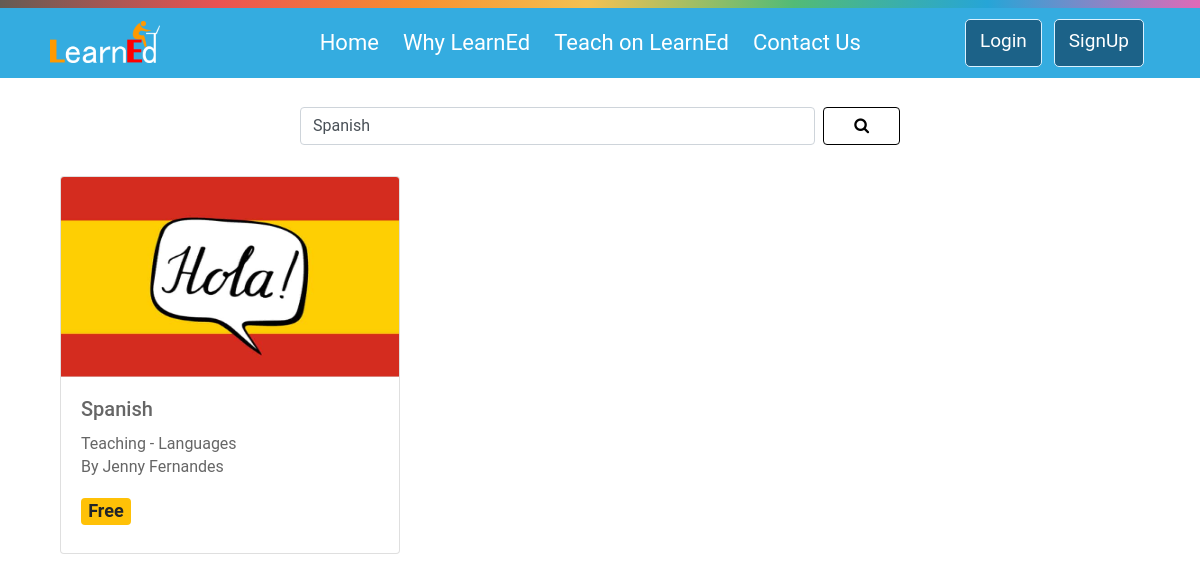
/search.php?s=Spanish, run on the app's committed database.
### tables this page shows
CREATE TABLE `course` (
  `CID` int(11) NOT NULL,
  `name` varchar(100) NOT NULL,
  `sub_cat_id` int(11) NOT NULL,
  `thumbnail` varchar(50) NOT NULL,
  `decription` text NOT NULL,
  `level` varchar(25) NOT NULL,
  `UID` int(11) NOT NULL,
  `price` varchar(60) NOT NULL,
  `discount` int(25) NOT NULL,
  `submitted` tinyint(4) NOT NULL DEFAULT 0,
  `approved` tinyint(4) NOT NULL DEFAULT 0,
  `date` timestamp NOT NULL DEFAULT current_timestamp()
);

CREATE TABLE `cat` (
  `cat_id` int(10) NOT NULL,
  `cat_name` text NOT NULL
);

CREATE TABLE `sub_cat` (
  `sub_cat_id` int(11) NOT NULL,
  `sub_cat_name` text NOT NULL,
  `cat_id` int(11) NOT NULL
);

CREATE TABLE `signup_user` (
  `UID` int(11) NOT NULL,
  `fname` varchar(25) NOT NULL,
  `lname` varchar(25) NOT NULL,
  `email` varchar(60) NOT NULL,
  `level` varchar(20) NOT NULL,
  `password` varchar(50) NOT NULL,
  `answer` varchar(100) DEFAULT NULL
);

### inc/function.php (the view)
<?php
function view_search_course(){
		include("admin/inc/db.php");
  if (isset($_GET["s"])) {
    $search=$_GET["s"];
    $get_cat=$con->prepare("select c.*,cat.cat_name, sc.sub_cat_name,u.fname,u.lname from course as c,cat, sub_cat as sc, signup_user as u WHERE sc.cat_id=cat.cat_id AND c.sub_cat_id=sc.sub_cat_id AND c.UID=u.UID AND c.submitted=1 and c.approved=1 AND c.name LIKE '%$search%' ");
    $get_cat->execute();
    if ($get_cat->rowCount() > 0) {
    while ($row=$get_cat->fetch(PDO::FETCH_ASSOC)):
      echo '<div class="card wow fadeInUp"><a href="signup.php">
        <img class="card-img-top" src="img/thumbnails/'.$row['thumbnail'].'" alt="Card image cap">
        <div class="card-body">
        <h5 class="card-title">'.$row['name'].'</h5>
        <p class="card-text">'.$row['cat_name']." - ".$row['sub_cat_name'].'<br>By '.$row['fname'].' '.$row['lname'].'</p>';
      if($row['discount']){
          echo "<h4><span class='badge badge-warning'><b> &#8377;".(($row['price'])-(($row['price'])/($row['discount'])))."</b></span></h4><strike> &#8377;".$row['price']."</strike>";
        }
        else{
        if(!$row['price']){ echo "<h4><span class='badge badge-warning'>Free</span></h4>";}
        else{ echo "<h4><span class='badge badge-warning'> &#8377;".$row['price']."</span></h4>";}}
    echo '</div></a></div>';
    endwhile;
    return true;
    }else{
      return false;
    }
  }
}
 ?>

### css/style.css (style rules this page uses)
body { padding: 0; margin: 0; z-index: 0; width: 100%; height: 100%; color: #666666; line-height: 1.42857143; }
body { font-family: 'Roboto', sans-serif; background-size: cover; }
.course-holder .card { width: calc((100% / 4) - 30px); margin: 15px; }
.course-holder .card img { height: 200px; }

### search.php (style rules this page uses)
.card a { color: inherit; text-decoration: none; }
.course-holder .card { width: calc((100% / 3) - 30px); margin: 15px; }

### data on the page
course: thumbnail (picture), name "Spanish", cat.cat_name "Teaching", sub_cat.sub_cat_name "Languages", UID.fname "Jenny", UID.lname "Fernandes", discount "Free"
